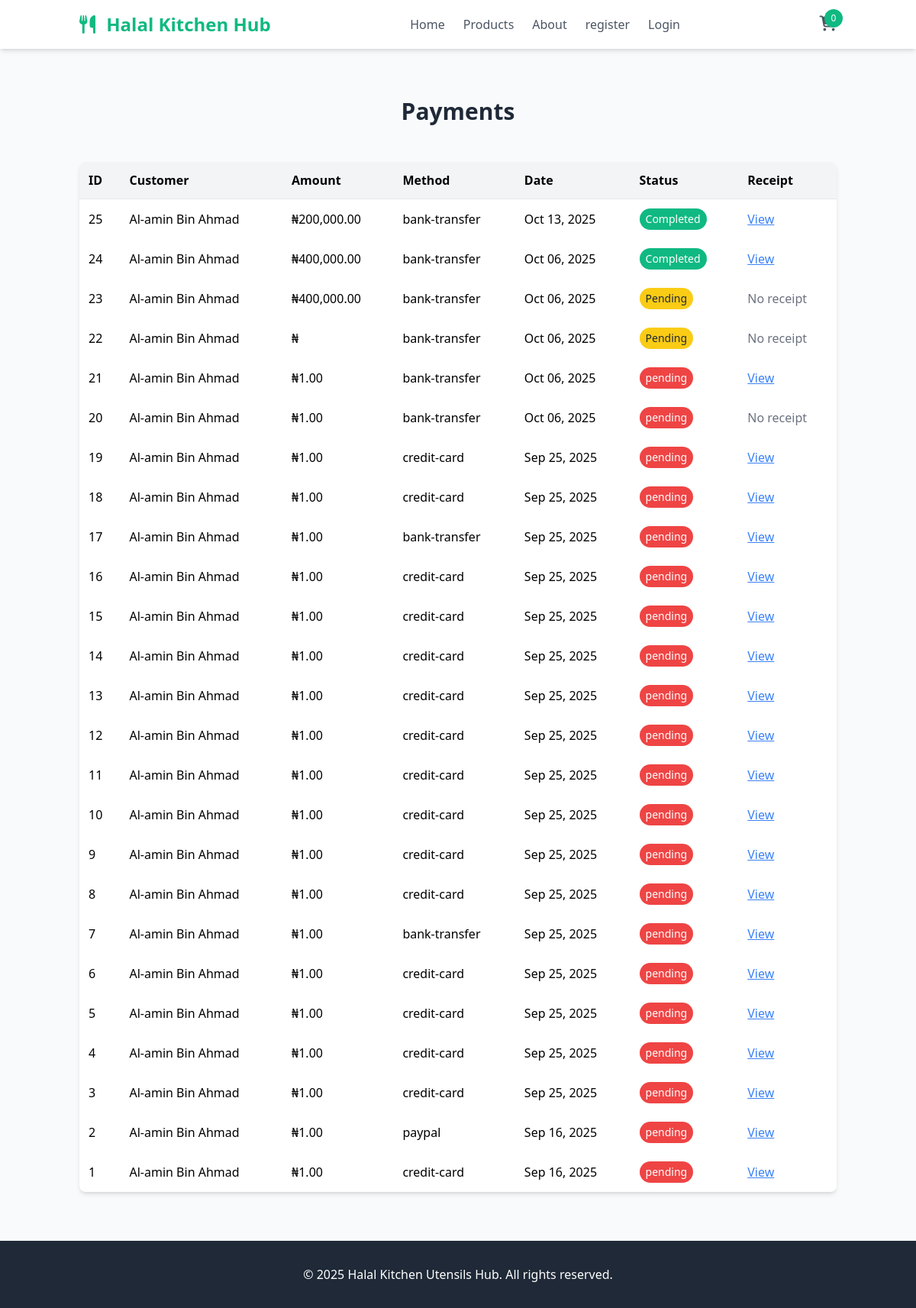
The app's page /all-payments/ with its own data.
### halalKitchenApp/models.py (models this page shows)
class Order(models.Model):
    full_name = models.CharField(max_length=200)
    address = models.TextField()
    phone = models.CharField(max_length=20)
    payment_method = models.CharField(max_length=50)
    created_at = models.DateTimeField(auto_now_add=True)
    total = models.DecimalField(max_digits=10, decimal_places=2, null=True, blank=True)
    status = models.CharField(blank=True, default='pending')
    receipt = models.ImageField(upload_to='receipts/')

### halalKitchenApp/views.py (the view)
# urls.py: path("all-payments/", views.all_payments, name="all-payments"),
def all_payments(request):
    current_user = request.user
    products = models.Product.objects.all()
    users = models.AuthModel.objects.all().exclude(is_superuser=True)
    orders = models.Order.objects.all().order_by('-id')
    total_order = models.OrderItem.objects.aggregate(total_price=Sum('price'))['total_price']
    saved_carts = None
    if request.user.is_authenticated:
        saved_carts = models.CartItem.objects.filter(user=current_user)
    context = {
        "current_user": current_user,
        "products": products,
        "saved_carts": saved_carts,
        "users": users,
        "total_order": total_order,
        "orders": orders,
    }
    return render(request, "all-payments.html", context)

### templates/all-payments.html
{% extends "base.html" %}
{% block content %}
{% load humanize %}
<section class="py-12 sm:py-16">
    <div class="container mx-auto px-4">
        <h2 class="text-2xl sm:text-3xl font-bold text-center text-gray-800 mb-8 sm:mb-12">Payments</h2>
        <div class="overflow-x-auto bg-white rounded-lg shadow-md">
            <table class="min-w-full text-left text-sm sm:text-base">
                <thead class="bg-gray-100 border-b">
                    <tr>
                        <th class="p-2 sm:p-3">ID</th>
                        <th class="p-2 sm:p-3">Customer</th>
                        <th class="p-2 sm:p-3">Amount</th>
                        <th class="p-2 sm:p-3">Method</th>
                        <th class="p-2 sm:p-3">Date</th>
                        <th class="p-2 sm:p-3">Status</th>
                        <th class="p-2 sm:p-3">Receipt</th>
                    </tr>
                </thead>
                <tbody>
                    {% if orders %}
                        {% for order in orders %}
                        <tr>
                            <td class="p-2 sm:p-3">{{ order.id }}</td>
                            <td class="p-2 sm:p-3">{{ order.full_name }}</td>
                            <td class="p-2 sm:p-3">₦{{ order.total|floatformat:2|intcomma }}</td>
                            <td class="p-2 sm:p-3">{{ order.payment_method }}</td>
                            <td class="p-2 sm:p-3">{{ order.created_at|date:"M d, Y" }}</td>
                            <td class="p-2 sm:p-3">
                                <a href="/approve/{{order.id}}">
                                    <span class="inline-block px-2 py-1 rounded-full text-xs sm:text-sm
                                        {% if order.status == 'Completed' %} bg-halal-green text-white
                                        {% elif order.status == 'Pending' %} bg-yellow-400 text-gray-800
                                        {% else %} bg-red-500 text-white {% endif %}">
                                        {{ order.status }}
                                    </span>
                                </a>
                            </td>
                            <td class="p-2 sm:p-3">
                                {% if order.receipt %}
                                    <a href="{{ order.receipt.url }}" target="_blank" class="text-blue-500 underline">View</a>
                                {% else %}
                                    <span class="text-gray-500">No receipt</span>
                                {% endif %}
                            </td>
                        </tr>
                        {% endfor %}
                    {% else %}
                        <tr>
                            <td colspan="7" class="p-2 sm:p-3 text-gray-500 text-center">No payments available.</td>
                        </tr>
                    {% endif %}
                </tbody>
            </table>
        </div>
    </div>
</section>
{% endblock %}

### records on screen
Order: id "25", full_name "Al-amin Bin Ahmad", total "200,000.00", payment_method "bank-transfer", created_at "Oct 13, 2025", status "Completed"
Order: id "24", full_name "Al-amin Bin Ahmad", total "400,000.00", payment_method "bank-transfer", created_at "Oct 06, 2025", status "Completed"
Order: id "23", full_name "Al-amin Bin Ahmad", total "400,000.00", payment_method "bank-transfer", created_at "Oct 06, 2025", status "Pending", receipt "No receipt"
Order: id "22", full_name "Al-amin Bin Ahmad", payment_method "bank-transfer", created_at "Oct 06, 2025", status "Pending", receipt "No receipt"
Order: id "21", full_name "Al-amin Bin Ahmad", total "1.00", payment_method "bank-transfer", created_at "Oct 06, 2025", status "pending"
Order: id "20", full_name "Al-amin Bin Ahmad", total "1.00", payment_method "bank-transfer", created_at "Oct 06, 2025", status "pending", receipt "No receipt"
Order: id "19", full_name "Al-amin Bin Ahmad", total "1.00", payment_method "credit-card", created_at "Sep 25, 2025", status "pending"
Order: id "18", full_name "Al-amin Bin Ahmad", total "1.00", payment_method "credit-card", created_at "Sep 25, 2025", status "pending"
Order: id "17", full_name "Al-amin Bin Ahmad", total "1.00", payment_method "bank-transfer", created_at "Sep 25, 2025", status "pending"
Order: id "16", full_name "Al-amin Bin Ahmad", total "1.00", payment_method "credit-card", created_at "Sep 25, 2025", status "pending"
Order: id "15", full_name "Al-amin Bin Ahmad", total "1.00", payment_method "credit-card", created_at "Sep 25, 2025", status "pending"
Order: id "14", full_name "Al-amin Bin Ahmad", total "1.00", payment_method "credit-card", created_at "Sep 25, 2025", status "pending"
Order: id "13", full_name "Al-amin Bin Ahmad", total "1.00", payment_method "credit-card", created_at "Sep 25, 2025", status "pending"
Order: id "12", full_name "Al-amin Bin Ahmad", total "1.00", payment_method "credit-card", created_at "Sep 25, 2025", status "pending"
Order: id "11", full_name "Al-amin Bin Ahmad", total "1.00", payment_method "credit-card", created_at "Sep 25, 2025", status "pending"
Order: id "10", full_name "Al-amin Bin Ahmad", total "1.00", payment_method "credit-card", created_at "Sep 25, 2025", status "pending"
Order: id "9", full_name "Al-amin Bin Ahmad", total "1.00", payment_method "credit-card", created_at "Sep 25, 2025", status "pending"
Order: id "8", full_name "Al-amin Bin Ahmad", total "1.00", payment_method "credit-card", created_at "Sep 25, 2025", status "pending"
Order: id "7", full_name "Al-amin Bin Ahmad", total "1.00", payment_method "bank-transfer", created_at "Sep 25, 2025", status "pending"
Order: id "6", full_name "Al-amin Bin Ahmad", total "1.00", payment_method "credit-card", created_at "Sep 25, 2025", status "pending"
Order: id "5", full_name "Al-amin Bin Ahmad", total "1.00", payment_method "credit-card", created_at "Sep 25, 2025", status "pending"
Order: id "4", full_name "Al-amin Bin Ahmad", total "1.00", payment_method "credit-card", created_at "Sep 25, 2025", status "pending"
Order: id "3", full_name "Al-amin Bin Ahmad", total "1.00", payment_method "credit-card", created_at "Sep 25, 2025", status "pending"
Order: id "2", full_name "Al-amin Bin Ahmad", total "1.00", payment_method "paypal", created_at "Sep 16, 2025", status "pending"
Order: id "1", full_name "Al-amin Bin Ahmad", total "1.00", payment_method "credit-card", created_at "Sep 16, 2025", status "pending"
